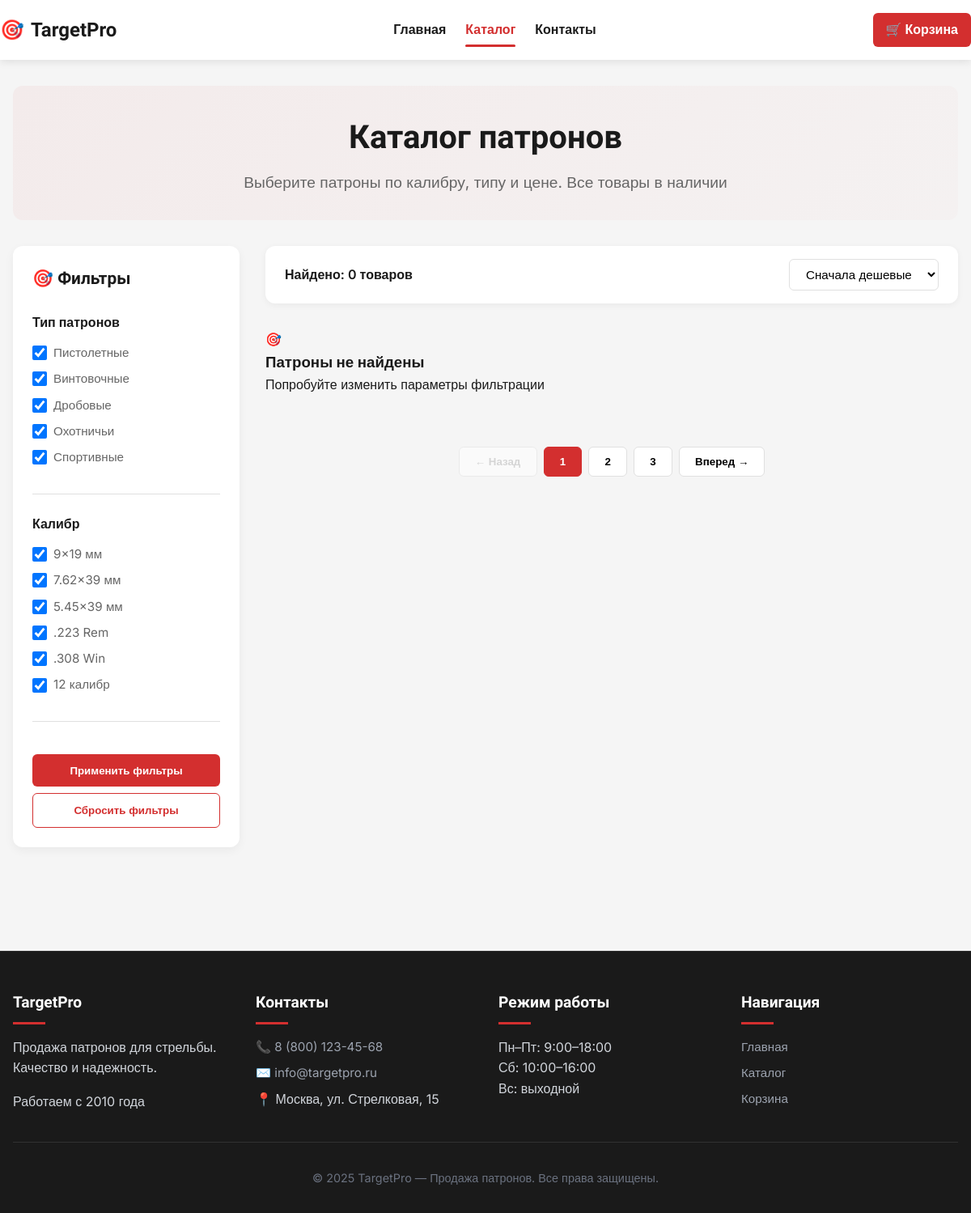
The page /catalog on the database as committed earlier.
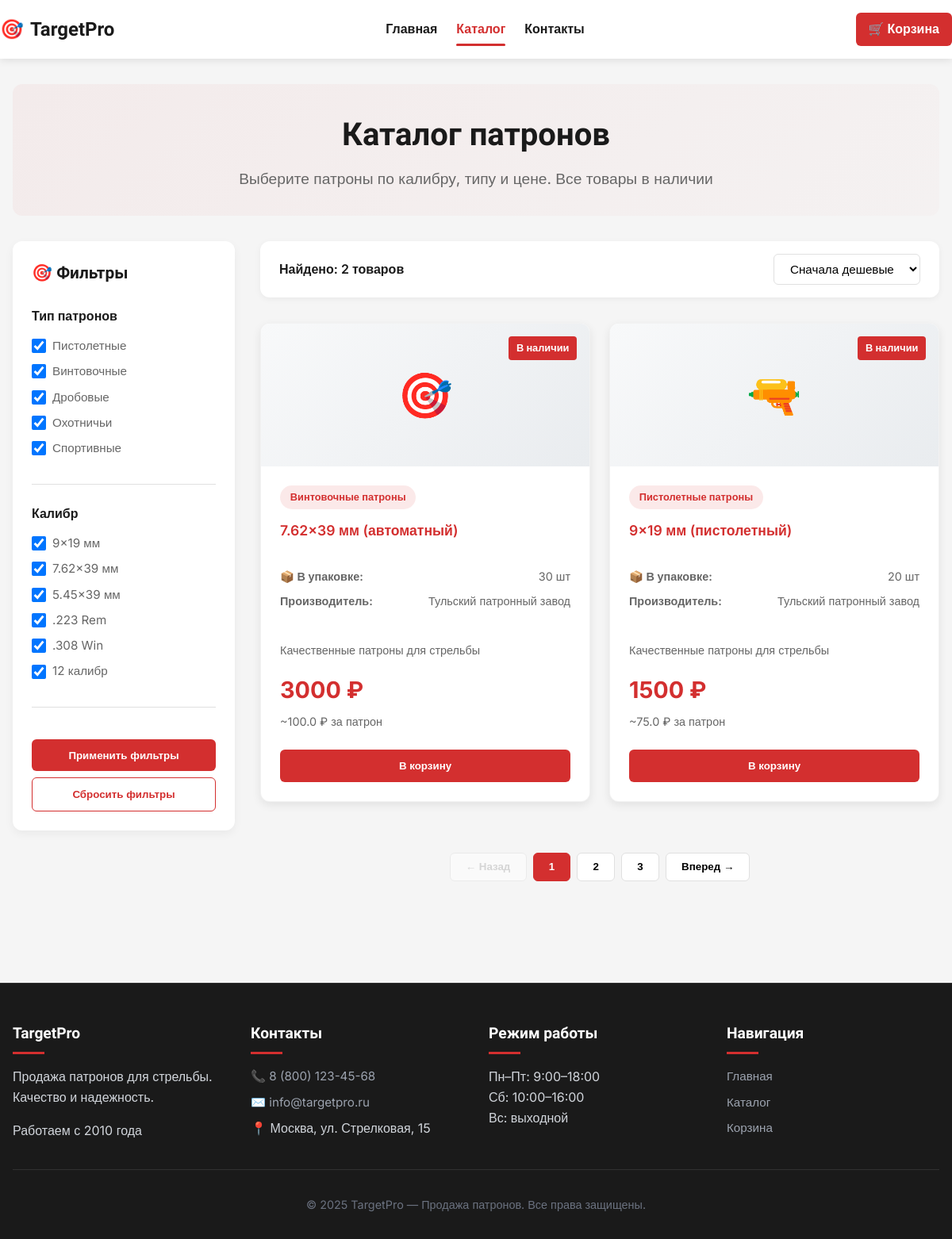
The same page on the database as committed later.
### webapp/models.py (models this page shows, shortened)
class AmmoSales(models.Model):
    CALIBER_CHOICES = [
        ('9x19', '9x19 мм (пистолетный)'),
        ('7.62x39', '7.62x39 мм (автоматный)'),
        ('5.45x39', '5.45x39 мм (автоматный)'),
        ('223REM', '.223 Remington (винтовочный)'),
        ('308WIN', '.308 Winchester (винтовочный)'),
        ('12GA', '12 калибр (дробовой)'),
        ('762x54', '7.62x54 мм (винтовочный)'),
        ('9x18', '9x18 мм (пистолетный)'),
        ('45ACP', '.45 ACP (пистолетный)'),
    ]
    TYPE_CHOICES = [
        ('PISTOL', 'Пистолетные патроны'),
        ('RIFLE', 'Винтовочные патроны'),
        ('SHOTGUN', 'Дробовые патроны'),
        ('SPORT', 'Спортивные патроны'),
        ('HUNTING', 'Охотничьи патроны'),
    ]
    name = models.CharField(
        max_length=200,
        verbose_name="Тип патронов",
        choices=TYPE_CHOICES,
        default='PISTOL'
    )
    caliber = models.CharField(
        max_length=20,
        verbose_name="Калибр",
        choices=CALIBER_CHOICES,
        default='9x19'
    )
    manufacturer = models.CharField(
        max_length=100,
        verbose_name="Производитель",
        default='Тульский патронный завод'
    )
    price = models.IntegerField(
        verbose_name="Цена (руб)",
        default=1500
    )
    quantity = models.IntegerField(
        verbose_name="Количество в упаковке",
        default=20
    )
    description = models.TextField(
        verbose_name="Описание",
        blank=True,
        default='Качественные патроны для стрельбы'
    )
    created_at = models.DateTimeField(
        auto_now_add=True,
        verbose_name="Дата добавления"
    )
    class Meta:
        verbose_name = "Патрон"
        verbose_name_plural = "Патроны"
        ordering = ['caliber', 'price']
    def price_per_round(self):
        if self.quantity > 0:
            return round(self.price / self.quantity, 2)
        return 0
    def get_caliber_display_name(self):
        for code, name in self.CALIBER_CHOICES:
            if code == self.caliber:
                return name
        return self.caliber
    def get_name_display_name(self):
        for code, name in self.TYPE_CHOICES:
            if code == self.name:
                return name
        return self.name

### webapp/views.py (the view)
# urls.py: path('catalog', views.catalog, name='catalog'),
def catalog(request):
    cartridges = AmmoSales.objects.all().order_by('caliber', 'price')
    for cartridge in cartridges:
        cartridge.get_name_display_name = cartridge.get_name_display_name
        cartridge.get_caliber_display_name = cartridge.get_caliber_display_name
        cartridge.price_per_round = cartridge.price_per_round
    context = {
        'cartridges': cartridges,
    }
    return render(request, 'catalog.html', context)

### webapp/Templates/catalog.html (shortened to what this page needs)
<!DOCTYPE html>
<html lang="ru">
<head>
</head>
<body>
  <header class="header">
    <div class="container header-container">
      <a href="/" class="logo">
        <span class="logo-icon">🎯</span>
        <span>TargetPro</span>
      </a>
      <nav class="nav" id="mainNav">
        <a href="{% url 'index' %}" class="nav-link">Главная</a>
        <a href="{% url 'catalog' %}" class="nav-link active">Каталог</a>
        <a href="#contacts" class="nav-link">Контакты</a>
      </nav>
      <div style="display: flex; align-items: center; gap: 1rem;">
        <a href="{% url 'backet' %}" class="cart-link">
          🛒 Корзина
        </a>
      </div>
    </div>
  </header>
  <main class="main-content">
    <div class="container">
      <div class="catalog-header">
        <h1 class="catalog-title">Каталог патронов</h1>
        <p class="catalog-subtitle">Выберите патроны по калибру, типу и цене. Все товары в наличии</p>
      </div>
      <div class="catalog-layout">
        <aside class="filters-sidebar">
          <h2 class="filters-title">🎯 Фильтры</h2>
          <div class="filter-group">
            <label class="filter-label">Тип патронов</label>
            <div class="filter-checkbox">
              <input type="checkbox" id="type-pistol" data-type="PISTOL" checked>
              <span>Пистолетные</span>
            </div>
            <div class="filter-checkbox">
              <input type="checkbox" id="type-rifle" data-type="RIFLE" checked>
              <span>Винтовочные</span>
            </div>
            <div class="filter-checkbox">
              <input type="checkbox" id="type-shotgun" data-type="SHOTGUN" checked>
              <span>Дробовые</span>
            </div>
            <div class="filter-checkbox">
              <input type="checkbox" id="type-hunting" data-type="HUNTING" checked>
              <span>Охотничьи</span>
            </div>
            <div class="filter-checkbox">
              <input type="checkbox" id="type-sport" data-type="SPORT" checked>
              <span>Спортивные</span>
            </div>
          </div>
          <div class="filter-group">
            <label class="filter-label">Калибр</label>
            <div class="filter-checkbox">
              <input type="checkbox" id="caliber-9x19" data-caliber="9x19" checked>
              <span>9x19 мм</span>
            </div>
            <div class="filter-checkbox">
              <input type="checkbox" id="caliber-762x39" data-caliber="7.62x39" checked>
              <span>7.62x39 мм</span>
            </div>
            <div class="filter-checkbox">
              <input type="checkbox" id="caliber-545x39" data-caliber="5.45x39" checked>
              <span>5.45x39 мм</span>
            </div>
            <div class="filter-checkbox">
              <input type="checkbox" id="caliber-223rem" data-caliber="223REM" checked>
              <span>.223 Rem</span>
            </div>
            <div class="filter-checkbox">
              <input type="checkbox" id="caliber-308win" data-caliber="308WIN" checked>
              <span>.308 Win</span>
            </div>
            <div class="filter-checkbox">
              <input type="checkbox" id="caliber-12ga" data-caliber="12GA" checked>
              <span>12 калибр</span>
            </div>
          </div>
          <button class="apply-filters" onclick="applyFilters()">Применить фильтры</button>
          <button class="reset-filters" onclick="resetFilters()">Сбросить фильтры</button>
        </aside>
        <div class="catalog-content">
          <div class="sort-bar">
            <div class="results-count">
              Найдено: <span id="resultsCount">{{ cartridges|length }}</span> товаров
            </div>
            <select class="sort-select" onchange="sortProducts(this.value)">
              <option value="price_asc">Сначала дешевые</option>
            </select>
          </div>
          <div class="products-grid" id="productsGrid">
            {% for cartridge in cartridges %}
            <article class="product-card"
                     data-type="{{ cartridge.name }}"
                     data-caliber="{{ cartridge.caliber }}"
                     data-price="{{ cartridge.price }}">
              <div class="product-image">
                {% if cartridge.name == 'PISTOL' %}🔫
                {% elif cartridge.name == 'RIFLE' %}🎯
                {% elif cartridge.name == 'SHOTGUN' %}💥
                {% elif cartridge.name == 'HUNTING' %}🦌
                {% elif cartridge.name == 'SPORT' %}🏆
                {% else %}⚡
                {% endif %}
                <div class="product-badge">В наличии</div>
              </div>
              <div class="product-info">
                <div class="product-type">
                  {{ cartridge.get_name_display_name }}
                </div>
                <div class="product-caliber">{{ cartridge.get_caliber_display_name }}</div>
                <div class="product-specs">
                  <div class="product-spec">
                    <span>📦 В упаковке:</span>
                    <span>{{ cartridge.quantity }} шт</span>
                  </div>
                  <div class="product-spec">
                    <span>Производитель:</span>
                    <span>{{ cartridge.manufacturer }}</span>
                  </div>
                </div>
                {% if cartridge.description %}
                <p class="product-description">{{ cartridge.description|truncatechars:120 }}</p>
                {% endif %}
                <div class="product-price">
                  <div class="price-current">{{ cartridge.price }} ₽</div>
                  <div class="price-per-round">~{{ cartridge.price_per_round }} ₽ за патрон</div>
                  <button class="add-to-cart" data-id="{{ cartridge.id }}" onclick="addToCart({{ cartridge.id }})">
                    В корзину
                  </button>
                </div>
              </div>
            </article>
            {% empty %}
            <div class="no-results">
              <div class="no-results-icon">🎯</div>
              <h3>Патроны не найдены</h3>
              <p>Попробуйте изменить параметры фильтрации</p>
            </div>
            {% endfor %}
          </div>
          <div class="pagination">
            <button class="pagination-btn" disabled>← Назад</button>
            <button class="pagination-btn active">1</button>
            <button class="pagination-btn">2</button>
            <button class="pagination-btn">3</button>
            <button class="pagination-btn">Вперед →</button>
          </div>
        </div>
      </div>
    </div>
  </main>
  <footer class="footer" id="contacts">
    <div class="container">
      <div class="footer-grid">
        <div>
          <h3>TargetPro</h3>
          <p style="margin-bottom: 1rem;">Продажа патронов для стрельбы. Качество и надежность.</p>
          <p>Работаем с 2010 года</p>
        </div>
        <div>
          <h3>Контакты</h3>
          <a href="tel:88001234568">📞 8 (800) 123-45-68</a>
          <a href="mailto:info@targetpro.ru">✉️ info@targetpro.ru</a>
          <p style="margin-top: 0.5rem;">📍 Москва, ул. Стрелковая, 15</p>
        </div>
        <div>
          <h3>Режим работы</h3>
          <p>Пн–Пт: 9:00–18:00</p>
          <p>Сб: 10:00–16:00</p>
          <p>Вс: выходной</p>
        </div>
        <div>
          <h3>Навигация</h3>
          <a href="{% url 'index' %}">Главная</a>
          <a href="{% url 'catalog' %}">Каталог</a>
          <a href="{% url 'backet' %}">Корзина</a>
        </div>
      </div>
      <div class="footer-bottom">
        <p>© 2025 TargetPro — Продажа патронов. Все права защищены.</p>
      </div>
    </div>
  </footer>
</body>
</html>

Rows that differ between the two databases and show on the page:
added AmmoSales: get_name_display_name "Винтовочные патроны", get_caliber_display_name "7.62x39 мм (автоматный)", quantity "30", manufacturer "Тульский патронный завод", description "Качественные патроны для стрельбы", price "3000", price_per_round "100.0"
added AmmoSales: get_name_display_name "Пистолетные патроны", get_caliber_display_name "9x19 мм (пистолетный)", quantity "20", manufacturer "Тульский патронный завод", description "Качественные патроны для стрельбы", price "1500", price_per_round "75.0"
Other text that changed with them:
{{ cartridges|length }}: "0" → "2"
text no longer shown: "🎯 Патроны не найдены Попробуйте изменить параметры фильтрации"
